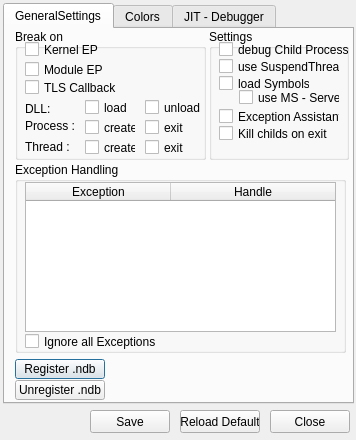
<?xml version="1.0" encoding="UTF-8"?>
<ui version="4.0">
 <class>qtDLGOptionClass</class>
 <widget class="QDialog" name="qtDLGOptionClass">
  <property name="windowModality">
   <enum>Qt::WindowModal</enum>
  </property>
  <property name="geometry">
   <rect>
    <x>0</x>
    <y>0</y>
    <width>356</width>
    <height>440</height>
   </rect>
  </property>
  <property name="windowTitle">
   <string>[ uintDebugger ] - Option</string>
  </property>
  <widget class="QTabWidget" name="tabWidget">
   <property name="geometry">
    <rect>
     <x>3</x>
     <y>3</y>
     <width>351</width>
     <height>401</height>
    </rect>
   </property>
   <property name="currentIndex">
    <number>0</number>
   </property>
   <widget class="QWidget" name="GeneralSettings">
    <attribute name="title">
     <string>GeneralSettings</string>
    </attribute>
    <widget class="QGroupBox" name="groupBox_2">
     <property name="geometry">
      <rect>
       <x>10</x>
       <y>133</y>
       <width>331</width>
       <height>191</height>
      </rect>
     </property>
     <property name="sizePolicy">
      <sizepolicy hsizetype="Fixed" vsizetype="Preferred">
       <horstretch>0</horstretch>
       <verstretch>0</verstretch>
      </sizepolicy>
     </property>
     <property name="title">
      <string>Exception Handling</string>
     </property>
     <widget class="QTableWidget" name="tblCustomExceptions">
      <property name="geometry">
       <rect>
        <x>10</x>
        <y>20</y>
        <width>311</width>
        <height>150</height>
       </rect>
      </property>
      <property name="sizePolicy">
       <sizepolicy hsizetype="Fixed" vsizetype="Expanding">
        <horstretch>0</horstretch>
        <verstretch>0</verstretch>
       </sizepolicy>
      </property>
      <property name="contextMenuPolicy">
       <enum>Qt::CustomContextMenu</enum>
      </property>
      <property name="toolTip">
       <string extracomment="Handle - 1 = pass to app / 2 = ignore / 0 = break"/>
      </property>
      <property name="editTriggers">
       <set>QAbstractItemView::NoEditTriggers</set>
      </property>
      <property name="selectionBehavior">
       <enum>QAbstractItemView::SelectRows</enum>
      </property>
      <attribute name="horizontalHeaderVisible">
       <bool>true</bool>
      </attribute>
      <attribute name="horizontalHeaderDefaultSectionSize">
       <number>145</number>
      </attribute>
      <attribute name="horizontalHeaderMinimumSectionSize">
       <number>145</number>
      </attribute>
      <attribute name="horizontalHeaderStretchLastSection">
       <bool>true</bool>
      </attribute>
      <attribute name="verticalHeaderVisible">
       <bool>false</bool>
      </attribute>
      <attribute name="verticalHeaderDefaultSectionSize">
       <number>15</number>
      </attribute>
      <attribute name="verticalHeaderMinimumSectionSize">
       <number>15</number>
      </attribute>
      <column>
       <property name="text">
        <string>Exception</string>
       </property>
      </column>
      <column>
       <property name="text">
        <string>Handle</string>
       </property>
      </column>
     </widget>
     <widget class="QCheckBox" name="cbIgEx">
      <property name="geometry">
       <rect>
        <x>10</x>
        <y>171</y>
        <width>131</width>
        <height>17</height>
       </rect>
      </property>
      <property name="sizePolicy">
       <sizepolicy hsizetype="Fixed" vsizetype="Fixed">
        <horstretch>0</horstretch>
        <verstretch>0</verstretch>
       </sizepolicy>
      </property>
      <property name="text">
       <string>Ignore all Exceptions</string>
      </property>
     </widget>
    </widget>
    <widget class="QGroupBox" name="groupBox_3">
     <property name="geometry">
      <rect>
       <x>10</x>
       <y>0</y>
       <width>191</width>
       <height>131</height>
      </rect>
     </property>
     <property name="sizePolicy">
      <sizepolicy hsizetype="Fixed" vsizetype="Preferred">
       <horstretch>0</horstretch>
       <verstretch>0</verstretch>
      </sizepolicy>
     </property>
     <property name="title">
      <string>Break on</string>
     </property>
     <widget class="QCheckBox" name="cbBreakOnNewPID">
      <property name="geometry">
       <rect>
        <x>70</x>
        <y>90</y>
        <width>51</width>
        <height>17</height>
       </rect>
      </property>
      <property name="sizePolicy">
       <sizepolicy hsizetype="Fixed" vsizetype="Fixed">
        <horstretch>0</horstretch>
        <verstretch>0</verstretch>
       </sizepolicy>
      </property>
      <property name="text">
       <string>create</string>
      </property>
     </widget>
     <widget class="QCheckBox" name="cbBreakOnNewTID">
      <property name="geometry">
       <rect>
        <x>70</x>
        <y>110</y>
        <width>51</width>
        <height>17</height>
       </rect>
      </property>
      <property name="sizePolicy">
       <sizepolicy hsizetype="Fixed" vsizetype="Fixed">
        <horstretch>0</horstretch>
        <verstretch>0</verstretch>
       </sizepolicy>
      </property>
      <property name="text">
       <string>create</string>
      </property>
     </widget>
     <widget class="QCheckBox" name="cbBreakOnNewDLL">
      <property name="geometry">
       <rect>
        <x>70</x>
        <y>70</y>
        <width>51</width>
        <height>17</height>
       </rect>
      </property>
      <property name="sizePolicy">
       <sizepolicy hsizetype="Fixed" vsizetype="Fixed">
        <horstretch>0</horstretch>
        <verstretch>0</verstretch>
       </sizepolicy>
      </property>
      <property name="text">
       <string>load</string>
      </property>
     </widget>
     <widget class="QCheckBox" name="cbSystemEP">
      <property name="geometry">
       <rect>
        <x>10</x>
        <y>12</y>
        <width>91</width>
        <height>17</height>
       </rect>
      </property>
      <property name="sizePolicy">
       <sizepolicy hsizetype="Fixed" vsizetype="Fixed">
        <horstretch>0</horstretch>
        <verstretch>0</verstretch>
       </sizepolicy>
      </property>
      <property name="text">
       <string>Kernel EP</string>
      </property>
     </widget>
     <widget class="QCheckBox" name="cbModuleEP">
      <property name="geometry">
       <rect>
        <x>10</x>
        <y>32</y>
        <width>131</width>
        <height>17</height>
       </rect>
      </property>
      <property name="sizePolicy">
       <sizepolicy hsizetype="Fixed" vsizetype="Fixed">
        <horstretch>0</horstretch>
        <verstretch>0</verstretch>
       </sizepolicy>
      </property>
      <property name="text">
       <string>Module EP</string>
      </property>
     </widget>
     <widget class="QCheckBox" name="cbTLS">
      <property name="geometry">
       <rect>
        <x>10</x>
        <y>50</y>
        <width>121</width>
        <height>17</height>
       </rect>
      </property>
      <property name="sizePolicy">
       <sizepolicy hsizetype="Fixed" vsizetype="Fixed">
        <horstretch>0</horstretch>
        <verstretch>0</verstretch>
       </sizepolicy>
      </property>
      <property name="text">
       <string>TLS Callback</string>
      </property>
     </widget>
     <widget class="QCheckBox" name="cbBreakOnExTID">
      <property name="geometry">
       <rect>
        <x>130</x>
        <y>110</y>
        <width>41</width>
        <height>17</height>
       </rect>
      </property>
      <property name="sizePolicy">
       <sizepolicy hsizetype="Fixed" vsizetype="Fixed">
        <horstretch>0</horstretch>
        <verstretch>0</verstretch>
       </sizepolicy>
      </property>
      <property name="text">
       <string>exit</string>
      </property>
     </widget>
     <widget class="QCheckBox" name="cbBreakOnExDLL">
      <property name="geometry">
       <rect>
        <x>130</x>
        <y>70</y>
        <width>61</width>
        <height>17</height>
       </rect>
      </property>
      <property name="sizePolicy">
       <sizepolicy hsizetype="Fixed" vsizetype="Fixed">
        <horstretch>0</horstretch>
        <verstretch>0</verstretch>
       </sizepolicy>
      </property>
      <property name="text">
       <string>unload</string>
      </property>
     </widget>
     <widget class="QCheckBox" name="cbBreakOnExPID">
      <property name="geometry">
       <rect>
        <x>130</x>
        <y>90</y>
        <width>51</width>
        <height>17</height>
       </rect>
      </property>
      <property name="sizePolicy">
       <sizepolicy hsizetype="Fixed" vsizetype="Fixed">
        <horstretch>0</horstretch>
        <verstretch>0</verstretch>
       </sizepolicy>
      </property>
      <property name="text">
       <string>exit</string>
      </property>
     </widget>
     <widget class="QLabel" name="label">
      <property name="geometry">
       <rect>
        <x>10</x>
        <y>70</y>
        <width>61</width>
        <height>20</height>
       </rect>
      </property>
      <property name="text">
       <string>DLL:</string>
      </property>
     </widget>
     <widget class="QLabel" name="label_2">
      <property name="geometry">
       <rect>
        <x>10</x>
        <y>87</y>
        <width>70</width>
        <height>20</height>
       </rect>
      </property>
      <property name="text">
       <string>Process :</string>
      </property>
     </widget>
     <widget class="QLabel" name="label_3">
      <property name="geometry">
       <rect>
        <x>10</x>
        <y>108</y>
        <width>70</width>
        <height>20</height>
       </rect>
      </property>
      <property name="text">
       <string>Thread :</string>
      </property>
     </widget>
    </widget>
    <widget class="QGroupBox" name="groupBox">
     <property name="geometry">
      <rect>
       <x>204</x>
       <y>0</y>
       <width>140</width>
       <height>131</height>
      </rect>
     </property>
     <property name="title">
      <string>Settings</string>
     </property>
     <widget class="QCheckBox" name="cbLoadSym">
      <property name="geometry">
       <rect>
        <x>10</x>
        <y>46</y>
        <width>91</width>
        <height>17</height>
       </rect>
      </property>
      <property name="sizePolicy">
       <sizepolicy hsizetype="Fixed" vsizetype="Fixed">
        <horstretch>0</horstretch>
        <verstretch>0</verstretch>
       </sizepolicy>
      </property>
      <property name="text">
       <string>load Symbols</string>
      </property>
     </widget>
     <widget class="QCheckBox" name="cbDebugChild">
      <property name="geometry">
       <rect>
        <x>10</x>
        <y>12</y>
        <width>131</width>
        <height>17</height>
       </rect>
      </property>
      <property name="sizePolicy">
       <sizepolicy hsizetype="Fixed" vsizetype="Fixed">
        <horstretch>0</horstretch>
        <verstretch>0</verstretch>
       </sizepolicy>
      </property>
      <property name="text">
       <string>debug Child Processes</string>
      </property>
     </widget>
     <widget class="QCheckBox" name="cbSuspendThread">
      <property name="geometry">
       <rect>
        <x>10</x>
        <y>29</y>
        <width>121</width>
        <height>17</height>
       </rect>
      </property>
      <property name="sizePolicy">
       <sizepolicy hsizetype="Fixed" vsizetype="Fixed">
        <horstretch>0</horstretch>
        <verstretch>0</verstretch>
       </sizepolicy>
      </property>
      <property name="text">
       <string>use SuspendThread</string>
      </property>
     </widget>
     <widget class="QCheckBox" name="cbExceptionAssist">
      <property name="geometry">
       <rect>
        <x>10</x>
        <y>79</y>
        <width>121</width>
        <height>17</height>
       </rect>
      </property>
      <property name="sizePolicy">
       <sizepolicy hsizetype="Fixed" vsizetype="Fixed">
        <horstretch>0</horstretch>
        <verstretch>0</verstretch>
       </sizepolicy>
      </property>
      <property name="text">
       <string>Exception Assistant</string>
      </property>
     </widget>
     <widget class="QCheckBox" name="cbMSSym">
      <property name="geometry">
       <rect>
        <x>30</x>
        <y>60</y>
        <width>101</width>
        <height>17</height>
       </rect>
      </property>
      <property name="sizePolicy">
       <sizepolicy hsizetype="Fixed" vsizetype="Fixed">
        <horstretch>0</horstretch>
        <verstretch>0</verstretch>
       </sizepolicy>
      </property>
      <property name="text">
       <string>use MS - Server</string>
      </property>
     </widget>
     <widget class="QCheckBox" name="cbKillOnExit">
      <property name="geometry">
       <rect>
        <x>10</x>
        <y>96</y>
        <width>121</width>
        <height>17</height>
       </rect>
      </property>
      <property name="sizePolicy">
       <sizepolicy hsizetype="Fixed" vsizetype="Fixed">
        <horstretch>0</horstretch>
        <verstretch>0</verstretch>
       </sizepolicy>
      </property>
      <property name="text">
       <string>Kill childs on exit</string>
      </property>
     </widget>
    </widget>
    <widget class="QPushButton" name="bpRegisterNDB">
     <property name="geometry">
      <rect>
       <x>10</x>
       <y>330</y>
       <width>90</width>
       <height>20</height>
      </rect>
     </property>
     <property name="text">
      <string>Register .ndb</string>
     </property>
    </widget>
    <widget class="QPushButton" name="bpUnregisterNDB">
     <property name="geometry">
      <rect>
       <x>10</x>
       <y>351</y>
       <width>90</width>
       <height>20</height>
      </rect>
     </property>
     <property name="text">
      <string>Unregister .ndb</string>
     </property>
    </widget>
   </widget>
   <widget class="QWidget" name="Colors">
    <attribute name="title">
     <string>Colors</string>
    </attribute>
    <widget class="QLineEdit" name="lineEdit">
     <property name="enabled">
      <bool>false</bool>
     </property>
     <property name="geometry">
      <rect>
       <x>10</x>
       <y>10</y>
       <width>91</width>
       <height>21</height>
      </rect>
     </property>
     <property name="text">
      <string>Call</string>
     </property>
    </widget>
    <widget class="QComboBox" name="comboCall">
     <property name="geometry">
      <rect>
       <x>110</x>
       <y>10</y>
       <width>221</width>
       <height>21</height>
      </rect>
     </property>
     <item>
      <property name="text">
       <string>White</string>
      </property>
     </item>
     <item>
      <property name="text">
       <string>Black</string>
      </property>
     </item>
     <item>
      <property name="text">
       <string>Red</string>
      </property>
     </item>
     <item>
      <property name="text">
       <string>Green</string>
      </property>
     </item>
     <item>
      <property name="text">
       <string>Dark green</string>
      </property>
     </item>
     <item>
      <property name="text">
       <string>Blue</string>
      </property>
     </item>
     <item>
      <property name="text">
       <string>Dark blue</string>
      </property>
     </item>
     <item>
      <property name="text">
       <string>Cyan</string>
      </property>
     </item>
     <item>
      <property name="text">
       <string>Dark cyan</string>
      </property>
     </item>
     <item>
      <property name="text">
       <string>Magenta</string>
      </property>
     </item>
     <item>
      <property name="text">
       <string>Dark magenta</string>
      </property>
     </item>
     <item>
      <property name="text">
       <string>Yellow</string>
      </property>
     </item>
     <item>
      <property name="text">
       <string>Dark yellow</string>
      </property>
     </item>
     <item>
      <property name="text">
       <string>Gray</string>
      </property>
     </item>
     <item>
      <property name="text">
       <string>Dark gray</string>
      </property>
     </item>
     <item>
      <property name="text">
       <string>Light gray</string>
      </property>
     </item>
    </widget>
    <widget class="QLineEdit" name="lineEdit_2">
     <property name="enabled">
      <bool>false</bool>
     </property>
     <property name="geometry">
      <rect>
       <x>10</x>
       <y>40</y>
       <width>91</width>
       <height>21</height>
      </rect>
     </property>
     <property name="text">
      <string>Jump</string>
     </property>
    </widget>
    <widget class="QLineEdit" name="lineEdit_3">
     <property name="enabled">
      <bool>false</bool>
     </property>
     <property name="geometry">
      <rect>
       <x>10</x>
       <y>70</y>
       <width>91</width>
       <height>21</height>
      </rect>
     </property>
     <property name="text">
      <string>Stack</string>
     </property>
    </widget>
    <widget class="QLineEdit" name="lineEdit_4">
     <property name="enabled">
      <bool>false</bool>
     </property>
     <property name="geometry">
      <rect>
       <x>10</x>
       <y>100</y>
       <width>91</width>
       <height>21</height>
      </rect>
     </property>
     <property name="text">
      <string>Move</string>
     </property>
    </widget>
    <widget class="QLineEdit" name="lineEdit_5">
     <property name="enabled">
      <bool>false</bool>
     </property>
     <property name="geometry">
      <rect>
       <x>10</x>
       <y>130</y>
       <width>91</width>
       <height>21</height>
      </rect>
     </property>
     <property name="text">
      <string>Breakpoint</string>
     </property>
    </widget>
    <widget class="QComboBox" name="comboJump">
     <property name="geometry">
      <rect>
       <x>110</x>
       <y>40</y>
       <width>221</width>
       <height>21</height>
      </rect>
     </property>
     <item>
      <property name="text">
       <string>White</string>
      </property>
     </item>
     <item>
      <property name="text">
       <string>Black</string>
      </property>
     </item>
     <item>
      <property name="text">
       <string>Red</string>
      </property>
     </item>
     <item>
      <property name="text">
       <string>Green</string>
      </property>
     </item>
     <item>
      <property name="text">
       <string>Dark green</string>
      </property>
     </item>
     <item>
      <property name="text">
       <string>Blue</string>
      </property>
     </item>
     <item>
      <property name="text">
       <string>Dark blue</string>
      </property>
     </item>
     <item>
      <property name="text">
       <string>Cyan</string>
      </property>
     </item>
     <item>
      <property name="text">
       <string>Dark cyan</string>
      </property>
     </item>
     <item>
      <property name="text">
       <string>Magenta</string>
      </property>
     </item>
     <item>
      <property name="text">
       <string>Dark magenta</string>
      </property>
     </item>
     <item>
      <property name="text">
       <string>Yellow</string>
      </property>
     </item>
     <item>
      <property name="text">
       <string>Dark yellow</string>
      </property>
     </item>
     <item>
      <property name="text">
       <string>Gray</string>
      </property>
     </item>
     <item>
      <property name="text">
       <string>Dark gray</string>
      </property>
     </item>
     <item>
      <property name="text">
       <string>Light gray</string>
      </property>
     </item>
    </widget>
    <widget class="QComboBox" name="comboStack">
     <property name="geometry">
      <rect>
       <x>110</x>
       <y>70</y>
       <width>221</width>
       <height>21</height>
      </rect>
     </property>
     <item>
      <property name="text">
       <string>White</string>
      </property>
     </item>
     <item>
      <property name="text">
       <string>Black</string>
      </property>
     </item>
     <item>
      <property name="text">
       <string>Red</string>
      </property>
     </item>
     <item>
      <property name="text">
       <string>Green</string>
      </property>
     </item>
     <item>
      <property name="text">
       <string>Dark green</string>
      </property>
     </item>
     <item>
      <property name="text">
       <string>Blue</string>
      </property>
     </item>
     <item>
      <property name="text">
       <string>Dark blue</string>
      </property>
     </item>
     <item>
      <property name="text">
       <string>Cyan</string>
      </property>
     </item>
     <item>
      <property name="text">
       <string>Dark cyan</string>
      </property>
     </item>
     <item>
      <property name="text">
       <string>Magenta</string>
      </property>
     </item>
     <item>
      <property name="text">
       <string>Dark magenta</string>
      </property>
     </item>
     <item>
      <property name="text">
       <string>Yellow</string>
      </property>
     </item>
     <item>
      <property name="text">
       <string>Dark yellow</string>
      </property>
     </item>
     <item>
      <property name="text">
       <string>Gray</string>
      </property>
     </item>
     <item>
      <property name="text">
       <string>Dark gray</string>
      </property>
     </item>
     <item>
      <property name="text">
       <string>Light gray</string>
      </property>
     </item>
    </widget>
    <widget class="QComboBox" name="comboMove">
     <property name="geometry">
      <rect>
       <x>110</x>
       <y>100</y>
       <width>221</width>
       <height>21</height>
      </rect>
     </property>
     <item>
      <property name="text">
       <string>White</string>
      </property>
     </item>
     <item>
      <property name="text">
       <string>Black</string>
      </property>
     </item>
     <item>
      <property name="text">
       <string>Red</string>
      </property>
     </item>
     <item>
      <property name="text">
       <string>Green</string>
      </property>
     </item>
     <item>
      <property name="text">
       <string>Dark green</string>
      </property>
     </item>
     <item>
      <property name="text">
       <string>Blue</string>
      </property>
     </item>
     <item>
      <property name="text">
       <string>Dark blue</string>
      </property>
     </item>
     <item>
      <property name="text">
       <string>Cyan</string>
      </property>
     </item>
     <item>
      <property name="text">
       <string>Dark cyan</string>
      </property>
     </item>
     <item>
      <property name="text">
       <string>Magenta</string>
      </property>
     </item>
     <item>
      <property name="text">
       <string>Dark magenta</string>
      </property>
     </item>
     <item>
      <property name="text">
       <string>Yellow</string>
      </property>
     </item>
     <item>
      <property name="text">
       <string>Dark yellow</string>
      </property>
     </item>
     <item>
      <property name="text">
       <string>Gray</string>
      </property>
     </item>
     <item>
      <property name="text">
       <string>Dark gray</string>
      </property>
     </item>
     <item>
      <property name="text">
       <string>Light gray</string>
      </property>
     </item>
    </widget>
    <widget class="QComboBox" name="comboBP">
     <property name="geometry">
      <rect>
       <x>110</x>
       <y>130</y>
       <width>221</width>
       <height>21</height>
      </rect>
     </property>
     <item>
      <property name="text">
       <string>White</string>
      </property>
     </item>
     <item>
      <property name="text">
       <string>Black</string>
      </property>
     </item>
     <item>
      <property name="text">
       <string>Red</string>
      </property>
     </item>
     <item>
      <property name="text">
       <string>Green</string>
      </property>
     </item>
     <item>
      <property name="text">
       <string>Dark green</string>
      </property>
     </item>
     <item>
      <property name="text">
       <string>Blue</string>
      </property>
     </item>
     <item>
      <property name="text">
       <string>Dark blue</string>
      </property>
     </item>
     <item>
      <property name="text">
       <string>Cyan</string>
      </property>
     </item>
     <item>
      <property name="text">
       <string>Dark cyan</string>
      </property>
     </item>
     <item>
      <property name="text">
       <string>Magenta</string>
      </property>
     </item>
     <item>
      <property name="text">
       <string>Dark magenta</string>
      </property>
     </item>
     <item>
      <property name="text">
       <string>Yellow</string>
      </property>
     </item>
     <item>
      <property name="text">
       <string>Dark yellow</string>
      </property>
     </item>
     <item>
      <property name="text">
       <string>Gray</string>
      </property>
     </item>
     <item>
      <property name="text">
       <string>Dark gray</string>
      </property>
     </item>
     <item>
      <property name="text">
       <string>Light gray</string>
      </property>
     </item>
    </widget>
    <widget class="QComboBox" name="comboMath">
     <property name="geometry">
      <rect>
       <x>110</x>
       <y>160</y>
       <width>221</width>
       <height>21</height>
      </rect>
     </property>
     <item>
      <property name="text">
       <string>White</string>
      </property>
     </item>
     <item>
      <property name="text">
       <string>Black</string>
      </property>
     </item>
     <item>
      <property name="text">
       <string>Red</string>
      </property>
     </item>
     <item>
      <property name="text">
       <string>Green</string>
      </property>
     </item>
     <item>
      <property name="text">
       <string>Dark green</string>
      </property>
     </item>
     <item>
      <property name="text">
       <string>Blue</string>
      </property>
     </item>
     <item>
      <property name="text">
       <string>Dark blue</string>
      </property>
     </item>
     <item>
      <property name="text">
       <string>Cyan</string>
      </property>
     </item>
     <item>
      <property name="text">
       <string>Dark cyan</string>
      </property>
     </item>
     <item>
      <property name="text">
       <string>Magenta</string>
      </property>
     </item>
     <item>
      <property name="text">
       <string>Dark magenta</string>
      </property>
     </item>
     <item>
      <property name="text">
       <string>Yellow</string>
      </property>
     </item>
     <item>
      <property name="text">
       <string>Dark yellow</string>
      </property>
     </item>
     <item>
      <property name="text">
       <string>Gray</string>
      </property>
     </item>
     <item>
      <property name="text">
       <string>Dark gray</string>
      </property>
     </item>
     <item>
      <property name="text">
       <string>Light gray</string>
      </property>
     </item>
    </widget>
    <widget class="QLineEdit" name="lineEdit_6">
     <property name="enabled">
      <bool>false</bool>
     </property>
     <property name="geometry">
      <rect>
       <x>10</x>
       <y>160</y>
       <width>91</width>
       <height>21</height>
      </rect>
     </property>
     <property name="text">
      <string>Math</string>
     </property>
    </widget>
   </widget>
   <widget class="QWidget" name="tab">
    <attribute name="title">
     <string>JIT - Debugger</string>
    </attribute>
    <widget class="QPushButton" name="pbRestoreOrg">
     <property name="geometry">
      <rect>
       <x>160</x>
       <y>160</y>
       <width>181</width>
       <height>23</height>
      </rect>
     </property>
     <property name="text">
      <string>Restore Original</string>
     </property>
    </widget>
    <widget class="QPushButton" name="pbSetUintDebugger">
     <property name="geometry">
      <rect>
       <x>6</x>
       <y>160</y>
       <width>151</width>
       <height>23</height>
      </rect>
     </property>
     <property name="text">
      <string>Set uintDebugger</string>
     </property>
    </widget>
    <widget class="QGroupBox" name="groupBox_4">
     <property name="geometry">
      <rect>
       <x>10</x>
       <y>10</y>
       <width>331</width>
       <height>70</height>
      </rect>
     </property>
     <property name="title">
      <string>Current - Just in Time Debugger:</string>
     </property>
     <widget class="QLineEdit" name="lineCurrent">
      <property name="geometry">
       <rect>
        <x>30</x>
        <y>18</y>
        <width>290</width>
        <height>20</height>
       </rect>
      </property>
     </widget>
     <widget class="QLineEdit" name="lineCurrentWOW64">
      <property name="geometry">
       <rect>
        <x>30</x>
        <y>44</y>
        <width>290</width>
        <height>20</height>
       </rect>
      </property>
     </widget>
     <widget class="QLabel" name="lblCurrentJIT">
      <property name="geometry">
       <rect>
        <x>7</x>
        <y>19</y>
        <width>20</width>
        <height>20</height>
       </rect>
      </property>
      <property name="text">
       <string/>
      </property>
     </widget>
     <widget class="QLabel" name="lblCurrentJITWOW64">
      <property name="geometry">
       <rect>
        <x>8</x>
        <y>45</y>
        <width>20</width>
        <height>20</height>
       </rect>
      </property>
      <property name="text">
       <string/>
      </property>
     </widget>
    </widget>
    <widget class="QGroupBox" name="groupBox_5">
     <property name="geometry">
      <rect>
       <x>10</x>
       <y>80</y>
       <width>331</width>
       <height>71</height>
      </rect>
     </property>
     <property name="title">
      <string>Original - Just in Time Debugger:</string>
     </property>
     <widget class="QLineEdit" name="lineOrg">
      <property name="geometry">
       <rect>
        <x>30</x>
        <y>16</y>
        <width>290</width>
        <height>21</height>
       </rect>
      </property>
     </widget>
     <widget class="QLineEdit" name="lineOrgWOW64">
      <property name="geometry">
       <rect>
        <x>30</x>
        <y>43</y>
        <width>290</width>
        <height>21</height>
       </rect>
      </property>
     </widget>
     <widget class="QLabel" name="lblDefaultJIT">
      <property name="geometry">
       <rect>
        <x>9</x>
        <y>19</y>
        <width>20</width>
        <height>20</height>
       </rect>
      </property>
      <property name="text">
       <string/>
      </property>
     </widget>
     <widget class="QLabel" name="lblDefaultJITWOW64">
      <property name="geometry">
       <rect>
        <x>8</x>
        <y>44</y>
        <width>20</width>
        <height>20</height>
       </rect>
      </property>
      <property name="text">
       <string/>
      </property>
     </widget>
    </widget>
   </widget>
  </widget>
  <widget class="QPushButton" name="btnClose">
   <property name="geometry">
    <rect>
     <x>270</x>
     <y>410</y>
     <width>80</width>
     <height>23</height>
    </rect>
   </property>
   <property name="sizePolicy">
    <sizepolicy hsizetype="Fixed" vsizetype="Fixed">
     <horstretch>0</horstretch>
     <verstretch>0</verstretch>
    </sizepolicy>
   </property>
   <property name="text">
    <string>Close</string>
   </property>
  </widget>
  <widget class="QPushButton" name="btnSave">
   <property name="geometry">
    <rect>
     <x>90</x>
     <y>410</y>
     <width>80</width>
     <height>23</height>
    </rect>
   </property>
   <property name="sizePolicy">
    <sizepolicy hsizetype="Fixed" vsizetype="Fixed">
     <horstretch>0</horstretch>
     <verstretch>0</verstretch>
    </sizepolicy>
   </property>
   <property name="text">
    <string>Save</string>
   </property>
  </widget>
  <widget class="QPushButton" name="btnReload">
   <property name="geometry">
    <rect>
     <x>180</x>
     <y>410</y>
     <width>80</width>
     <height>23</height>
    </rect>
   </property>
   <property name="sizePolicy">
    <sizepolicy hsizetype="Fixed" vsizetype="Fixed">
     <horstretch>0</horstretch>
     <verstretch>0</verstretch>
    </sizepolicy>
   </property>
   <property name="text">
    <string>Reload Default</string>
   </property>
  </widget>
 </widget>
 <resources/>
 <connections/>
</ui>
